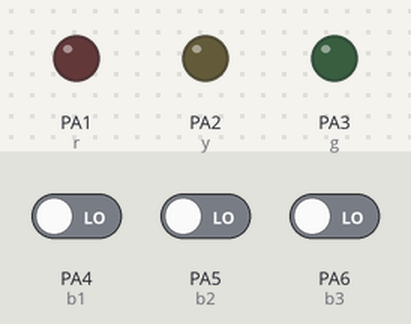
Bench run of a sketch on a simulated STM32 Blue Pill. Parts: output pins drawn as LEDs (lit = HIGH). The inputs (shaded band) are chosen by the test bench; at power-on: PA4 (b1) LOW, PA5 (b2) LOW, PA6 (b3) LOW.

Above: at 1.2 s.
1.3 s: PA4 (b1) driven HIGH
At 1.7 s:
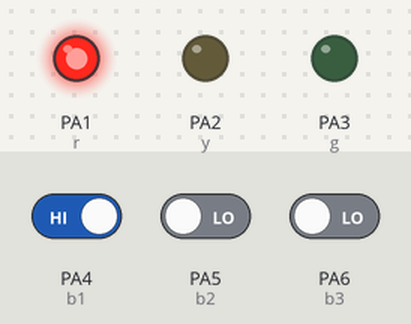
Timing chart, 0 to 4.3 s (numbered marks = the images above; inputs shaded):
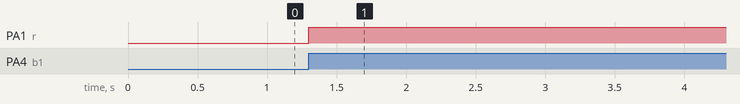

The sketch:

button_hold_statement.ino
```cpp
int r = PA1;
int y = PA2;
int g = PA3;

int b1 = PA4;
int b2 = PA5;
int b3 = PA6;

int x = 1000;
int d = 350;

int state1 = 0;
int oldstate1 = 0;
int led1 = 0;

int state2 = 0;
int oldstate2 = 0;
int led2 = 0;

int state3 = 0;
int oldstate3 = 0;
int led3 = 0;

void setup() {
  // put your setup code here, to run once:
  pinMode(r, OUTPUT);
  pinMode(y, OUTPUT);
  pinMode(g, OUTPUT);

  pinMode(b1, INPUT);
  pinMode(b2, INPUT);
  pinMode(b3, INPUT);

}

void loop() {
  // put your main code here, to run repeatedly:
  state1 = digitalRead(b1);
  state2 = digitalRead(b2);
  state3 = digitalRead(b3);

  if(oldstate1 == 0 && state1 == 1){
      if(led1 = 1){
        digitalWrite(r, HIGH);
        led1 = 0;
      }else {
        digitalWrite(r, LOW);
        led1 = 1;
      }
  }
  oldstate1 = state1;

}
```

Measured:
- after the input at 1.3 s, PA1 (r): LOW → HIGH at once
